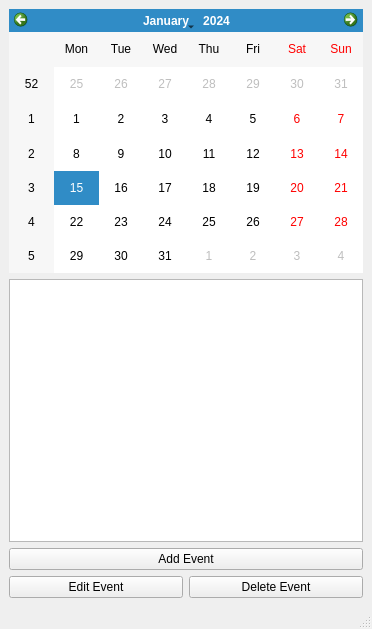
<?xml version="1.0" encoding="UTF-8"?>
<ui version="4.0">
 <class>MainWindow</class>
 <widget class="QMainWindow" name="MainWindow">
  <property name="geometry">
   <rect>
    <x>0</x>
    <y>0</y>
    <width>372</width>
    <height>629</height>
   </rect>
  </property>
  <property name="windowTitle">
   <string>MainWindow</string>
  </property>
  <widget class="QWidget" name="centralwidget">
   <layout class="QGridLayout" name="gridLayout">
    <item row="1" column="0" colspan="2">
     <widget class="QTextEdit" name="textEdit"/>
    </item>
    <item row="8" column="0">
     <widget class="QPushButton" name="editEventButton">
      <property name="text">
       <string>Edit Event</string>
      </property>
     </widget>
    </item>
    <item row="8" column="1">
     <widget class="QPushButton" name="deleteEventButton">
      <property name="text">
       <string>Delete Event</string>
      </property>
     </widget>
    </item>
    <item row="0" column="0" colspan="2">
     <widget class="QCalendarWidget" name="calendarWidget"/>
    </item>
    <item row="2" column="0" colspan="2">
     <widget class="QPushButton" name="addEventButton">
      <property name="maximumSize">
       <size>
        <width>788</width>
        <height>27</height>
       </size>
      </property>
      <property name="text">
       <string>Add Event</string>
      </property>
     </widget>
    </item>
   </layout>
  </widget>
  <widget class="QMenuBar" name="menubar">
   <property name="geometry">
    <rect>
     <x>0</x>
     <y>0</y>
     <width>372</width>
     <height>25</height>
    </rect>
   </property>
  </widget>
  <widget class="QStatusBar" name="statusbar"/>
 </widget>
 <resources/>
 <connections/>
</ui>
